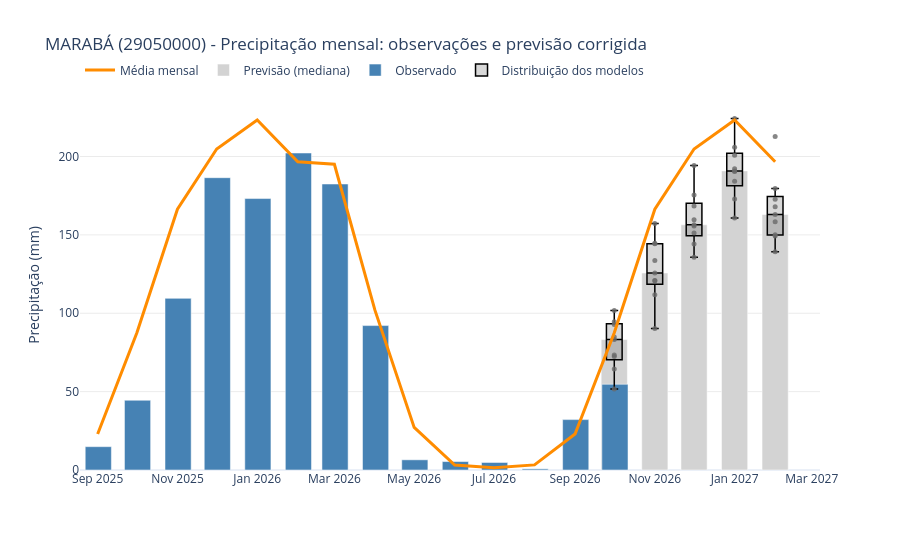

Notebook source saved alongside this figure:
### Markdown cell above
## Corrected forecast rainfall

Corrected median rainfall and spread across models against observed rainfall and
climatology. The median rainfall defines one scenario; it is not a median discharge.

### Code cell
inference.plot_forecast_rainfall().show()

### Figure 1 — Plotly figure (JSON) as saved in the notebook; plotly's stock layout.template omitted (floating-point values rounded to 4 significant figures)
{"data": [{"line": {"color": "darkorange", "width": 3}, "mode": "lines", "name": "Média mensal", "type": "scatter", "x": ["2025-09-01T00:00:00.000000000", "2025-10-01T00:00:00.000000000", "2025-11-01T00:00:00.000000000", "2025-12-01T00:00:00.000000000", "2026-01-01T00:00:00.000000000", "2026-02-01T00:00:00.000000000", "2026-03-01T00:00:00.000000000", "2026-04-01T00:00:00.000000000", "2026-05-01T00:00:00.000000000", "2026-06-01T00:00:00.000000000", "2026-07-01T00:00:00.000000000", "2026-08-01T00:00:00.000000000", "2026-09-01T00:00:00.000000000", "2026-10-01T00:00:00.000000000", "2026-11-01T00:00:00.000000000", "2026-12-01T00:00:00.000000000", "2027-01-01T00:00:00.000000000", "2027-02-01T00:00:00.000000000"], "y": [22.93, 87.5, 166.4, 204.8, 223.3, 196.6, 195.1, 102.0, 27.17, 3.186, 1.379, 3.267, 22.93, 87.5, 166.4, 204.8, 223.3, 196.6]}, {"marker": {"color": "lightgray"}, "name": "Previsão (mediana)", "type": "bar", "width": 1728000000, "x": ["2026-10-01T00:00:00.000000000", "2026-11-01T00:00:00.000000000", "2026-12-01T00:00:00.000000000", "2027-01-01T00:00:00.000000000", "2027-02-01T00:00:00.000000000"], "y": [83.22, 125.7, 156.4, 190.8, 163.0]}, {"marker": {"color": "steelblue"}, "name": "Observado", "type": "bar", "width": 1728000000, "x": ["2025-09-01T12:00:00.000000000", "2025-10-01T12:00:00.000000000", "2025-11-01T12:00:00.000000000", "2025-12-01T12:00:00.000000000", "2026-01-01T12:00:00.000000000", "2026-02-01T12:00:00.000000000", "2026-03-01T12:00:00.000000000", "2026-04-01T12:00:00.000000000", "2026-05-01T12:00:00.000000000", "2026-06-01T12:00:00.000000000", "2026-07-01T12:00:00.000000000", "2026-08-01T12:00:00.000000000", "2026-09-01T12:00:00.000000000", "2026-10-01T12:00:00.000000000"], "y": [14.89, 44.49, 109.5, 186.5, 173.2, 202.2, 182.5, 92.13, 6.501, 5.388, 4.804, 0.7365, 32.15, 54.68]}, {"boxpoints": "all", "fillcolor": "rgba(100,100,100,0.25)", "hovertemplate": "%{y:.1f} mm<extra></extra>", "jitter": 0, "line": {"color": "black", "width": 1.5}, "marker": {"color": "dimgray", "opacity": 0.8, "size": 5}, "name": "Distribuição dos modelos", "pointpos": 0, "showlegend": true, "type": "box", "width": 1036800000, "x": ["2026-10-01T00:00:00", "2026-10-01T00:00:00", "2026-10-01T00:00:00", "2026-10-01T00:00:00", "2026-10-01T00:00:00", "2026-10-01T00:00:00", "2026-10-01T00:00:00", "2026-10-01T00:00:00", "2026-10-01T00:00:00"], "y": [83.22, 64.48, 101.8, 51.73, 94.62, 92.82, 73.44, 84.87, 72.36]}, {"boxpoints": "all", "fillcolor": "rgba(100,100,100,0.25)", "hovertemplate": "%{y:.1f} mm<extra></extra>", "jitter": 0, "line": {"color": "black", "width": 1.5}, "marker": {"color": "dimgray", "opacity": 0.8, "size": 5}, "name": "Distribuição dos modelos", "pointpos": 0, "showlegend": false, "type": "box", "width": 1036800000, "x": ["2026-11-01T00:00:00", "2026-11-01T00:00:00", "2026-11-01T00:00:00", "2026-11-01T00:00:00", "2026-11-01T00:00:00", "2026-11-01T00:00:00", "2026-11-01T00:00:00", "2026-11-01T00:00:00", "2026-11-01T00:00:00"], "y": [120.8, 90.33, 144.6, 133.7, 144.3, 157.2, 125.7, 120.8, 111.8]}, {"boxpoints": "all", "fillcolor": "rgba(100,100,100,0.25)", "hovertemplate": "%{y:.1f} mm<extra></extra>", "jitter": 0, "line": {"color": "black", "width": 1.5}, "marker": {"color": "dimgray", "opacity": 0.8, "size": 5}, "name": "Distribuição dos modelos", "pointpos": 0, "showlegend": false, "type": "box", "width": 1036800000, "x": ["2026-12-01T00:00:00", "2026-12-01T00:00:00", "2026-12-01T00:00:00", "2026-12-01T00:00:00", "2026-12-01T00:00:00", "2026-12-01T00:00:00", "2026-12-01T00:00:00", "2026-12-01T00:00:00", "2026-12-01T00:00:00"], "y": [159.6, 156.4, 151.1, 168.4, 194.3, 144.2, 175.5, 135.8, 155.7]}, {"boxpoints": "all", "fillcolor": "rgba(100,100,100,0.25)", "hovertemplate": "%{y:.1f} mm<extra></extra>", "jitter": 0, "line": {"color": "black", "width": 1.5}, "marker": {"color": "dimgray", "opacity": 0.8, "size": 5}, "name": "Distribuição dos modelos", "pointpos": 0, "showlegend": false, "type": "box", "width": 1036800000, "x": ["2027-01-01T00:00:00", "2027-01-01T00:00:00", "2027-01-01T00:00:00", "2027-01-01T00:00:00", "2027-01-01T00:00:00", "2027-01-01T00:00:00", "2027-01-01T00:00:00", "2027-01-01T00:00:00", "2027-01-01T00:00:00"], "y": [190.8, 192.2, 184.2, 205.9, 224.3, 172.9, 200.7, 160.8, 190.4]}, {"boxpoints": "all", "fillcolor": "rgba(100,100,100,0.25)", "hovertemplate": "%{y:.1f} mm<extra></extra>", "jitter": 0, "line": {"color": "black", "width": 1.5}, "marker": {"color": "dimgray", "opacity": 0.8, "size": 5}, "name": "Distribuição dos modelos", "pointpos": 0, "showlegend": false, "type": "box", "width": 1036800000, "x": ["2027-02-01T00:00:00", "2027-02-01T00:00:00", "2027-02-01T00:00:00", "2027-02-01T00:00:00", "2027-02-01T00:00:00", "2027-02-01T00:00:00", "2027-02-01T00:00:00", "2027-02-01T00:00:00", "2027-02-01T00:00:00"], "y": [158.3, 172.7, 149.3, 179.6, 212.8, 139.2, 167.9, 150.0, 163.0]}], "layout": {"bargap": 0.25, "barmode": "overlay", "boxmode": "overlay", "height": 550, "hovermode": "closest", "legend": {"orientation": "h", "x": 0, "y": 1.12}, "title": {"text": "MARABÁ (29050000) - Precipitação mensal: observações e previsão corrigida"}, "xaxis": {"title": {"text": ""}}, "yaxis": {"gridcolor": "rgba(0,0,0,0.08)", "rangemode": "tozero", "showgrid": true, "title": {"text": "Precipitação (mm)"}}}}
